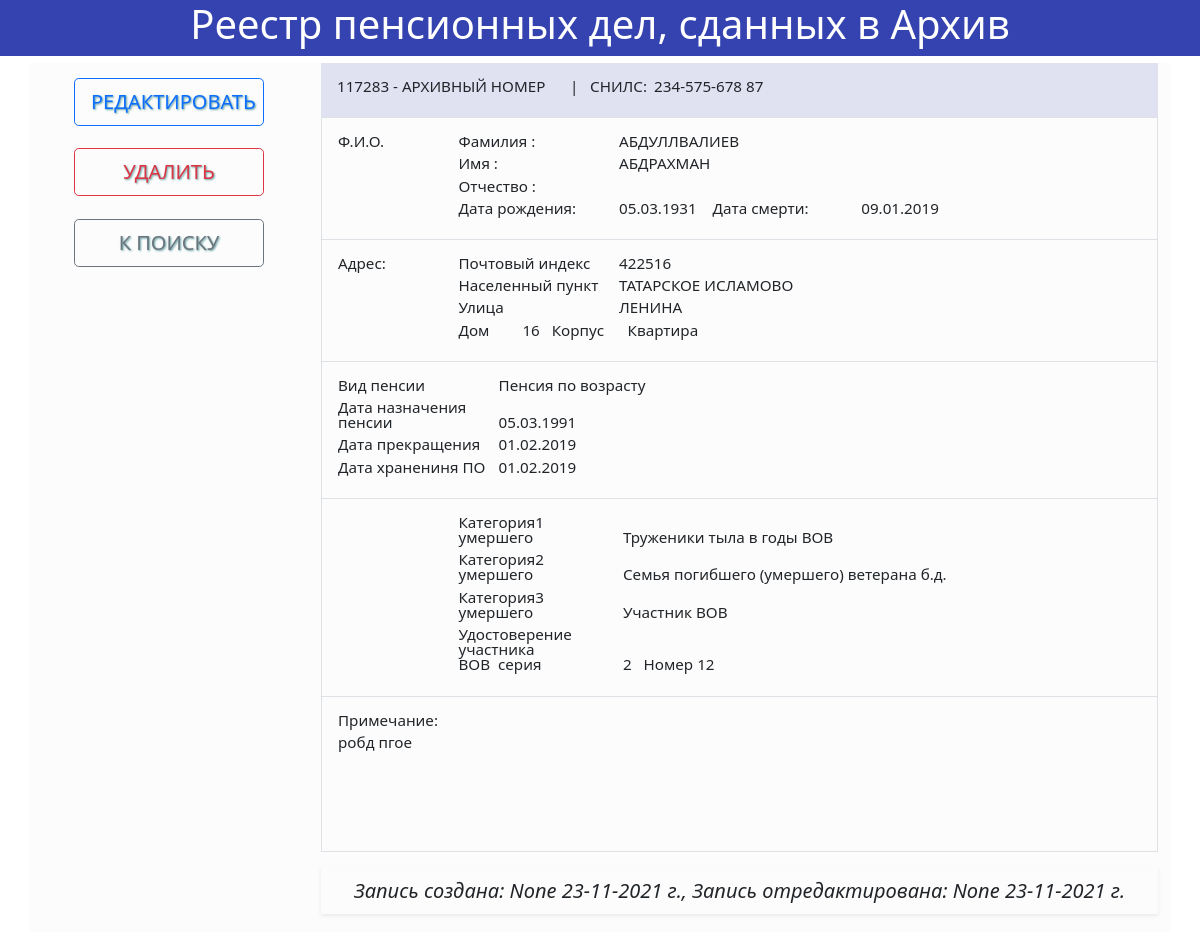
The app's page /arxpd/43/, older data.
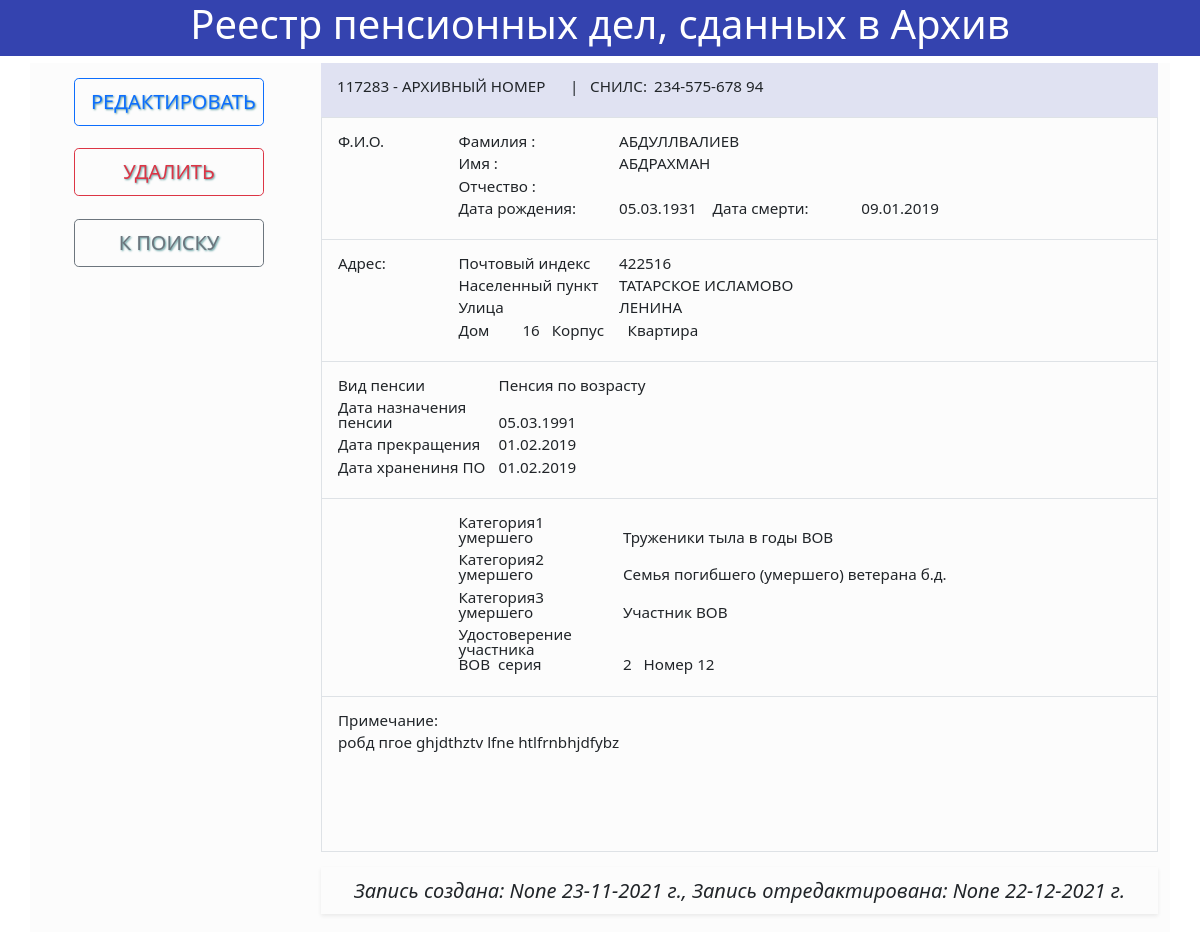
The same page, newer data.
### pdarxiv/models.py (models this page shows, shortened)
class Pd(models.Model):
    nom = models.IntegerField(unique = True, verbose_name="Номер дела")
    snils = models.CharField(max_length=14, verbose_name="СНИЛС",
                            validators = [validators.RegexValidator(regex="^\d{3}-\d{3}-\d{3} \d{2}$")],
                            error_messages={'invalid': 'Формат СНИЛС д.б. 123-456-789 10'})
    fam = models.CharField(max_length=25, verbose_name="Фамилия")
    name = models.CharField(max_length=25, verbose_name="Имя")
    fname = models.CharField(max_length=25, null =True, blank=True, verbose_name="Отчество")
    dr = models.DateField(verbose_name="Дата рождения")
    zind = models.CharField(max_length=6, verbose_name="Индекс")
    gor = models.ForeignKey('VocNsp', null=True, on_delete=models.PROTECT, verbose_name="Населенный пункт")
    ul = models.ForeignKey('VocUlc', null=True, on_delete=models.PROTECT, verbose_name="Улица")
    dom = models.CharField(max_length=8, verbose_name="Дом")
    kor = models.CharField(max_length=2, null =True, blank=True, verbose_name="Корпус")
    kvar = models.CharField(max_length=4, null =True, blank=True, verbose_name="Квартира")
    dnp = models.DateField(verbose_name="Дата назначения пенсии")
    dlp = models.DateField(verbose_name="Дата прекращения выплаты")
    dhp = models.DateField(verbose_name="Дата хранения ПО")
    drr = models.DateField(null =True, blank=True, verbose_name="Дата ревизии")
    post = models.TextField(null=True, blank=True, verbose_name="Комментарии")
    link = models.CharField(null=True, blank=True, max_length=80, verbose_name="Категории умершего")
    link1 = models.ForeignKey('CatPens', related_name='catp1', null=True, blank=True, on_delete=models.PROTECT, verbose_name="Категория1 умершего")
    link2 = models.ForeignKey('CatPens', related_name='catp2', null=True, blank=True, on_delete=models.PROTECT, verbose_name="Категория2 умершего")
    link3 = models.ForeignKey('CatPens', related_name='catp3', null=True, blank=True, on_delete=models.PROTECT, verbose_name="Категория3 умершего")
    ds = models.DateField(null =True, blank=True, verbose_name="Дата смерти")
    sud = models.CharField(null=True, blank=True, max_length=4, verbose_name="Серия удостоверения")
    nud = models.IntegerField(null=True, blank=True, verbose_name="Номер удостоверения")
    nvidp = models.ForeignKey('VidPens', null=True, on_delete=models.PROTECT, verbose_name="Вид пенсии")
    date_create = models.DateField(auto_now_add=True,)
    user_create = models.ForeignKey(User, null=True, on_delete=models.PROTECT, related_name='user_create')
    date_update = models.DateField(auto_now=True,)
    user_update = models.ForeignKey(User, null=True, on_delete=models.PROTECT, verbose_name="пользователь отредактировал", related_name='user_update')
    class Meta:
        verbose_name_plural = 'Архивные дела'
        verbose_name = 'Архивное дело'
        ordering = ['fam', 'name', 'fname']
        indexes = [
            models.Index(fields=['nom'], name='ord_by_nom'),
            models.Index(fields=['fam', 'name', 'fname'], name='ord_by_fio')
        ]

class VocNsp(models.Model):
    name = models.CharField(max_length=45, verbose_name="Населенный пункт")
    def __str__(self):
        return self.name
    class Meta:
        verbose_name_plural = 'Населенные пункты'
        verbose_name = 'Населенный пункт'
        ordering = ['id']

class VocUlc(models.Model):
    kodnsp =models.ForeignKey('VocNsp', null=True, on_delete=models.PROTECT, verbose_name="Город")
    name = models.CharField(max_length=45, verbose_name="Улица")
    def __str__(self):
        return self.name
    class Meta:
        verbose_name_plural = 'Улицы'
        verbose_name = 'Улица'
        ordering = ['kodnsp', 'name']

class VidPens(models.Model):
    nvidp = models.CharField(max_length=35, verbose_name="Вид пенсии")
    def __str__(self):
        return self.nvidp
    class Meta:
        verbose_name_plural = 'Виды пенсий'
        verbose_name = 'Вид пенсии'
        ordering = ['id']

class CatPens(models.Model):
    ncatp = models.CharField(max_length=45, verbose_name="Категория получателя")
    def __str__(self):
        return self.ncatp
    class Meta:
        verbose_name_plural = 'Категории получателя'
        verbose_name = 'Категория получателя'
        ordering = ['id']

### pdarxiv/views.py (the view)
# urls.py: path('arxpd/<int:pk>/', PdDetailView.as_view(), name='viewarxpd'),
class PdDetailView(DetailView):
    model = Pd
    template_name = 'pdarxiv/arxdelo.html'
    context_object_name = 'arxdelo'

### pdarxiv/templates/pdarxiv/arxdelo.html (shortened to what this page needs)
{% load static %}
<!DOCTYPE html>
<html lang="en">
<head>
    <link rel="stylesheet" type="text/css" href="{% static 'pdarxiv/bootstrap/css/bootstrap.css' %}">
    <link rel="stylesheet" type="text/css" href="{% static 'pdarxiv/style.css' %}">
</head>
<body>
    <header class="header">
        <div class="container-md" >
            <div class="row">
              <div class="col-md text-center"> <h1>Реестр пенсионных дел, сданных в Архив</h1></div>
            </div>
          </div>
    </header>
    <div class="container arxdelo">
        <div class="menu-left col-md-3">
            <br>
            <p><a class="btnleftmenu btn btn-outline-primary btn-lg" href="{% url 'updatearxpd' arxdelo.id %}">РЕДАКТИРОВАТЬ</a></p>
            <br>
            <p><a class="btnleftmenu btn btn-outline-danger btn-lg" href="{% url 'deletearxpd' arxdelo.id %}">УДАЛИТЬ</a></p>
             <br>
            <p><a class="btnleftmenu btn btn-outline-secondary btn-lg" href="{% url 'arxpd' %}"> К ПОИСКУ </a></p>
        </div>
        <div class="arxdelo_f col-md-9">
        <div class="p-3 arxdelo_header">
            <p>{{ arxdelo.nom}} <span class="arxdelo_fv">- АРХИВНЫЙ НОМЕР</span> &nbsp;&nbsp;&nbsp;|&nbsp;&nbsp;&nbsp;<span class="arxdelo_fv-small">СНИЛС: </span>{{ arxdelo.snils}}</p>
        </div>
        <div class="border border-bottom p-3">
            <p><span class="arxdelo_ft border-bottom-2">Ф.И.О.</span><span class="arxdelo_fv">Фамилия :</span>{{ arxdelo.fam}}</p>
            <p><span class="arxdelo_fv">Имя :</span>{{ arxdelo.name}}</p>
            <p><span class="arxdelo_fv">Отчество :</span>{% if arxdelo.fname %}{{ arxdelo.fname }}{% endif %}</p>
            <p><span class="arxdelo_fv">Дата рождения:</span>{{ arxdelo.dr|date:"d.m.Y"}} <span class="arxdelo_fv">&nbsp;&nbsp;&nbsp;Дата смерти: </span>{{ arxdelo.ds|date:"d.m.Y"}}</p>
        </div>
        <div class="border-end border-start border-bottom p-3">
        <p><span class="arxdelo_ft">Адрес: </span><span class="arxdelo_fv">Почтовый индекс </span>{{ arxdelo.zind}}</p>
        <p><span class="arxdelo_fv">Населенный пункт</span>{{ arxdelo.gor }}</p>
        <p><span class="arxdelo_fv">Улица</span>{{ arxdelo.ul }}</p>
        <p><span class="arxdelo_fv-small">Дом</span>{{ arxdelo.dom }}&nbsp;&nbsp;
            <span class="arxdelo_fv-small">Корпус</span>{% if arxdelo.kor %}  {{ arxdelo.kor }} {% endif %}&nbsp;&nbsp;
            <span class="arxdelo_fv-small">Квартира</span>{% if arxdelo.kvar %}  {{ arxdelo.kvar }} {% endif %}</p>
        </div>
        <div class="border-end border-start border-bottom p-3">
        <p><span class="arxdelo_fv">Вид пенсии </span>{{ arxdelo.nvidp}}</p>
        <p><span class="arxdelo_fv">Дата назначения пенсии </span>{{ arxdelo.dnp|date:"d.m.Y"}}</p>
        <p><span class="arxdelo_fv">Дата прекращения </span>{{ arxdelo.dlp|date:"d.m.Y"}}</p>
        <p><span class="arxdelo_fv">Дата хранениня ПО </span>{{ arxdelo.dhp|date:"d.m.Y"}}</p>
        </div>
        <div class="border-end border-start border-bottom p-3">
        <p><span class="arxdelo_fv">Категория1 умершего</span>{% if arxdelo.link1 %} {{ arxdelo.link1 }} {% endif %}</p>
        <p><span class="arxdelo_fv">Категория2 умершего</span>{% if arxdelo.link2 %} {{ arxdelo.link2 }} {% endif %}</p>
        <p><span class="arxdelo_fv">Категория3 умершего</span>{% if arxdelo.link3 %} {{ arxdelo.link3 }} {% endif %}</p>
        <p><span class="arxdelo_fv">Удостоверение участника ВОВ&nbsp;&nbsp;серия&nbsp;&nbsp;</span>{% if arxdelo.sud %} {{ arxdelo.sud }} {% endif %}&nbsp;&nbsp;Номер {% if arxdelo.nud %} {{ arxdelo.nud }} {% endif %}</p>
        </div>
        <div class="border-end border-start border-bottom p-3">
        <span class="arxdelo_fv">Примечание:</span> <p></p>
        <span class="arxdelo_prim">{% if arxdelo.post %} {{ arxdelo.post }} {% endif %}</span>
        </div><br>
        <p class="recstat text-center fst-italic fs-5 shadow-sm p-3">Запись создана:  {{ arxdelo.user_create}} {{ arxdelo.date_create|date:"d-m-Y" }} г., Запись отредактирована:  {{ arxdelo.user_update}} {{ arxdelo.date_update|date:"d-m-Y" }} г.</p>
        <br>
        </div>
    </div>
</body>
</html>

### pdarxiv/static/pdarxiv/style.css (style rules this page uses)
.header { background-color: #3443af; color:white; }
.menu-left { float: left; }
.menu-left p { font-weight: bolder; text-shadow: 1px 1px 2px cadetblue; }
.formone, .arxdelo { background-color: #e9e9ed29; line-height: 0.95rem; font-size: 00.95rem; }
.formadd, .arxdelo_f { margin-left: 25%; width: 75%; }
.arxdelo p { margin-bottom: 7px; }
.arxdelo_header { background: #3443af24; }
.arxdelo_ft { width: 15%; display: inline-block; font-weight: 200; font-size: 0.95rem; border-bottom: black 1px; }
.arxdelo_fv { width: 20%; display: inline-block; font-weight: 200; font-size: 0.95rem; }
.arxdelo_fv-small { width: 4rem; display: inline-block; font-weight: 200; font-size: 0.95rem; }
.arxdelo_prim { min-height: 100px; display: inline-block; }
.btnleftmenu { width: 190px; font-weight: 505; margin-left: 2rem; }

Row changes from the older to the newer data that the page shows:
changed Pd "None": snils "234-575-678 87" → "234-575-678 94"; post "робд пгое" → "робд пгое ghjdthztv lfne htlfrnbhjdfybz"; date_update "23-11-2021" → "22-12-2021"
